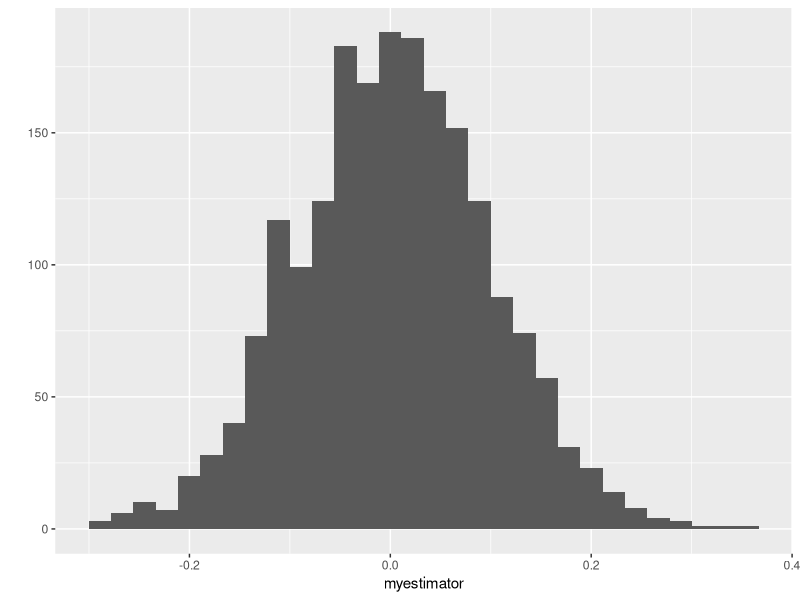
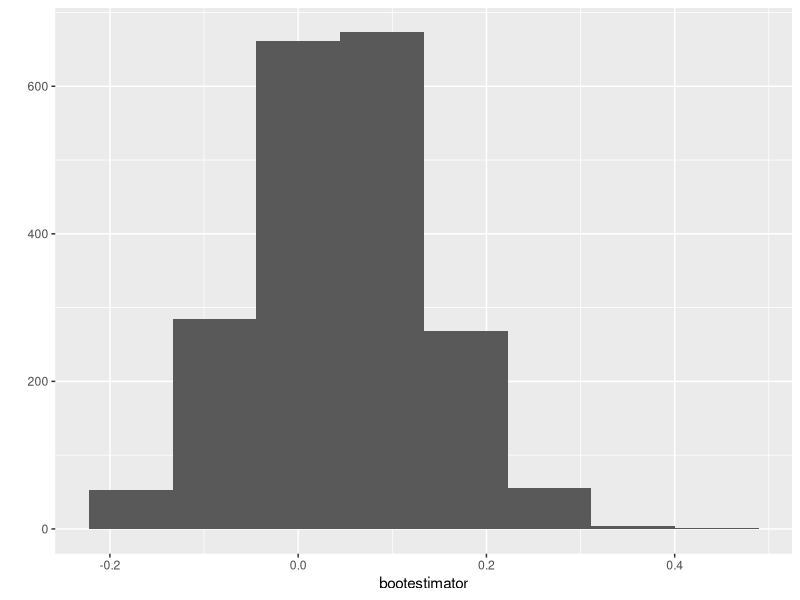
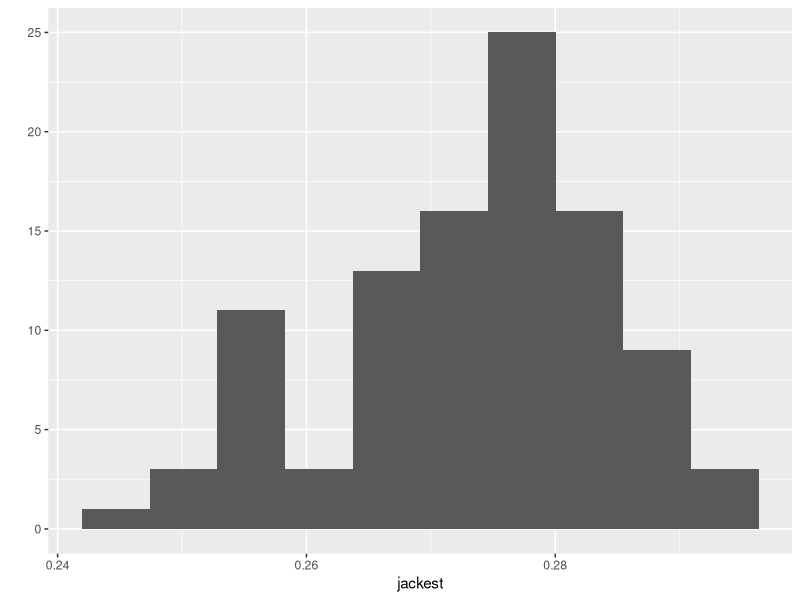
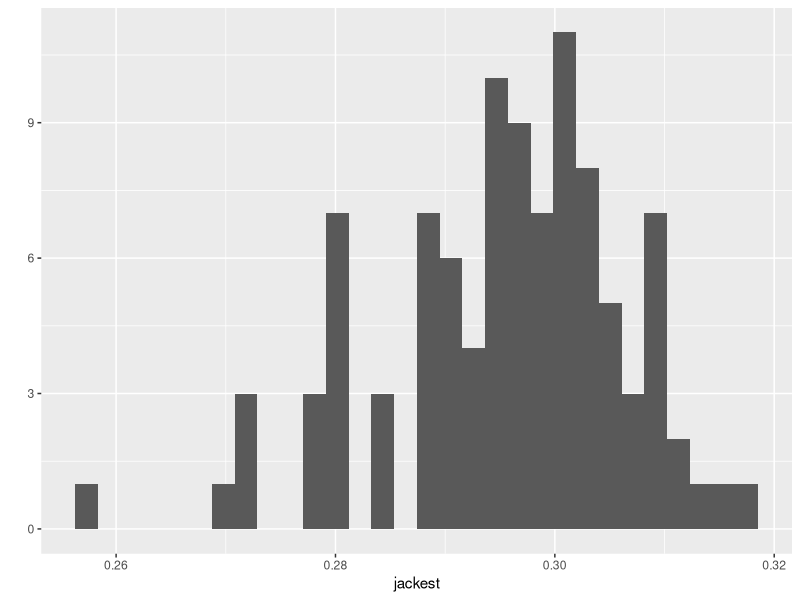
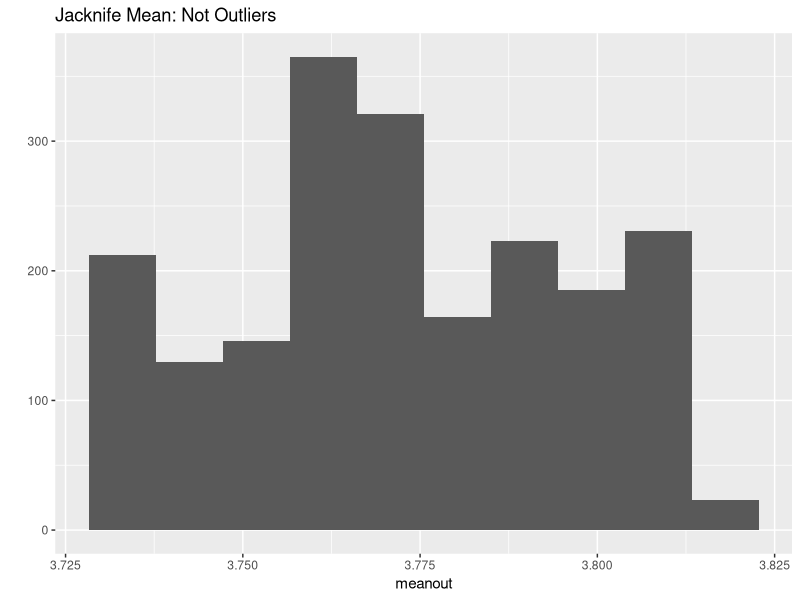
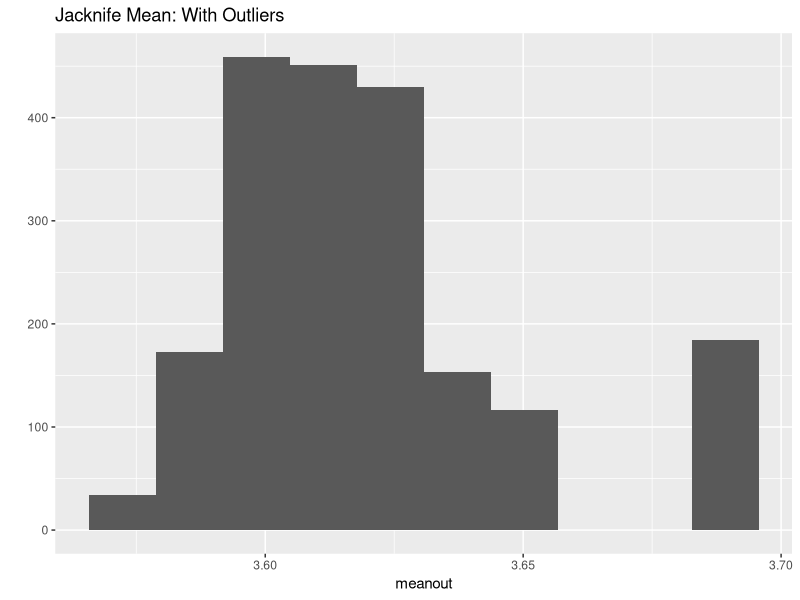

Recreate these plots in R, in order.
## ---- chunk 1
library(tidyverse)
## ---- chunk 2

set.seed(61916)
B <- 2000
myestimator <- rep(NA, B)
for(b in 1:B){
  
  mysample <- rnorm(100, 0, 1)
  myestimator[b] <- mean(mysample)
  
}

qplot(myestimator) 
trueCI <- c(quantile(myestimator, 0.025), quantile(myestimator, 0.975))
trueCI

## ---- chunk 3

set.seed(61916)
B <- 2000
bootestimator <- rep(NA, B)
for(b in 1:B){
  
  mysubsample <- sample(mysample, 100, replace = T)
  bootestimator[b] <- mean(mysubsample)
  
}

qplot(bootestimator, bins = 8)
bootCI <- c(quantile(bootestimator, 0.025), quantile(bootestimator, 0.975))

trueCI
bootCI

## ---- chunk 4

k <- 1
N <- length(mysample)
jackest <- rep(NA, N)

for(n in 1:N){
  
  jackest[n] <- mean(mysubsample[-n])
  
}

varjack <- ((N-1)/N) * sum((jackest - sum(jackest)/N)^2)
  
mean(mysubsample) - 1.96*varjack^0.5 
mean(mysubsample) + 1.96*varjack^0.5 

trueCI

## ---- chunk 5

k <- 1
N <- length(mysample)
jackest <- rep(NA, N)

for(n in 1:N){
  
  jackest[n] <- mean(mysubsample[-n])
  
}

qplot(jackest, bins = 10)

## ---- chunk 6

mysubsample[1] <- 4

k <- 1
N <- length(mysample)
jackest <- rep(NA, N)

for(n in 1:N){
  
  jackest[n] <- mean(mysubsample[-n])
  
}

qplot(jackest)


## ---- chunk 7

myrefdist <- function(n, p){
  mysamp <- rnorm(n, 4,1)
  if(p>0){
    mysamp[sample(1:n, round(p*n))] <- 0
  }
  return(mysamp)
}

## ---- chunk 8

set.seed(61916)

B <- 2000
n <- 50
k <- 1

# sample w/out outliers
mysamp <- myrefdist(n, 0)

meanout <- rep(NA, B)
for(b in 1:B){
  meanout[b] <- mean(sample(mysamp, n-k, replace = F))
}

qplot(meanout, main = 'Jacknife Mean: Not Outliers', bins = 10)


# sample w/ outliers

mysamp <- myrefdist(n, 0.1)

meanout <- rep(NA, B)
for(b in 1:B){
  meanout[b] <- mean(sample(mysamp, n-k, replace = F))
}

qplot(meanout, main = 'Jacknife Mean: With Outliers', bins = 10)


